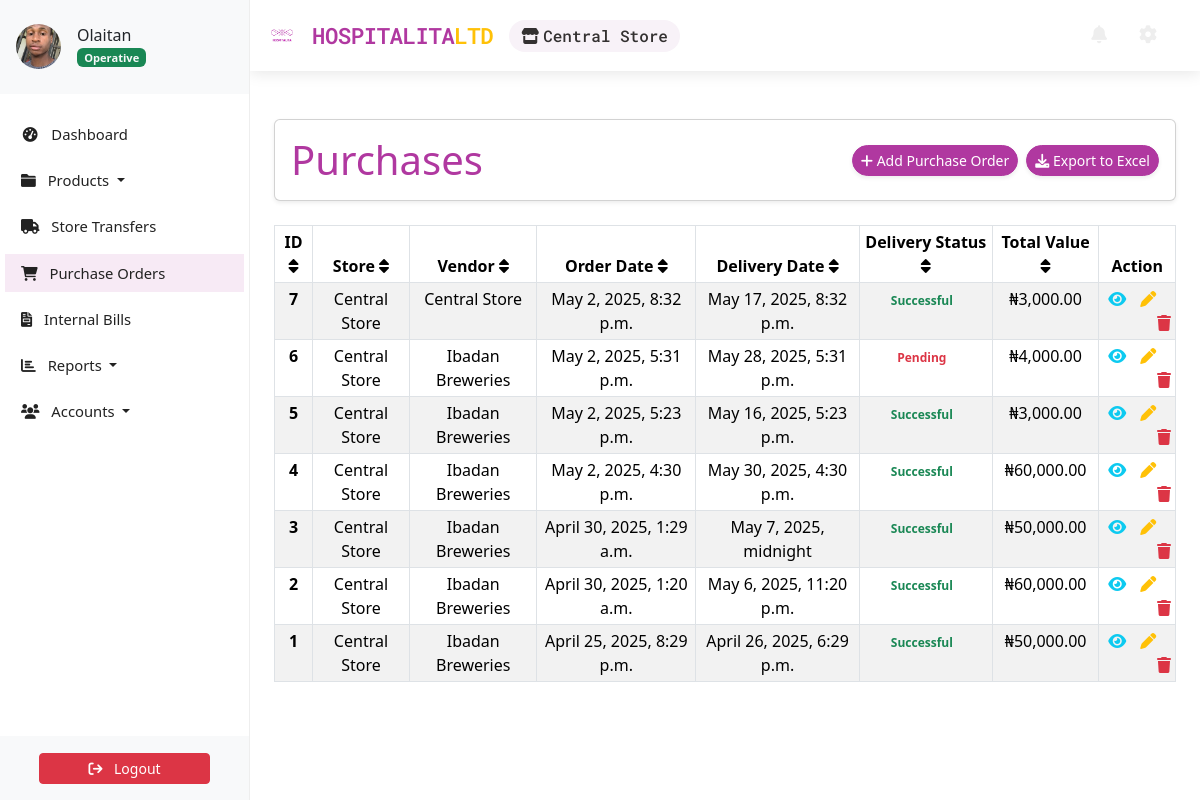
/transactions/purchase-orders/ (signed in), run on the app's committed database.
### accounts/models.py (models this page shows, shortened)
class Profile(AbstractBaseUser, PermissionsMixin):
    email = models.EmailField(unique=True, max_length=150)
    first_name = models.CharField(max_length=30, blank=True)
    last_name = models.CharField(max_length=30, blank=True)
    telephone = PhoneNumberField(null=True, blank=True)
    store = models.ForeignKey('store.Store', on_delete=models.CASCADE, null=True, blank=True, related_name='user')
    profile_picture = ProcessedImageField(
        default='profile_pics/default.jpg',
        upload_to='profile_pics',
        format='JPEG',
        processors=[ResizeToFill(150, 150)],
        options={'quality': 100}
    )
    status = models.CharField(max_length=12, choices=STATUS_CHOICES, default='INA')
    role = models.CharField(max_length=12, choices=ROLE_CHOICES, blank=True, null=True)
    slug = AutoSlugField(unique=True, populate_from='email')
    date_joined = models.DateTimeField(auto_now_add=True,  blank=True, null=True)
    last_login = models.DateTimeField(null=True, blank=True)
    is_active = models.BooleanField(default=True)
    is_staff = models.BooleanField(default=False)  # required by admin
    objects = ProfileManager()
    USERNAME_FIELD = 'email'
    REQUIRED_FIELDS = []  # optional: add first_name, last_name
    class Meta:
        verbose_name = 'Profile'
        verbose_name_plural = 'Profiles'

class Vendor(models.Model):
    name = models.CharField(max_length=50, verbose_name='Name')
    slug = AutoSlugField(
        unique=True,
        populate_from='name',
        verbose_name='Slug'
    )
    phone_number = models.BigIntegerField(
        blank=True, null=True, verbose_name='Phone Number'
    )
    address = models.CharField(
        max_length=50, blank=True, null=True, verbose_name='Address'
    )
    class Meta:
        verbose_name = 'Vendor'
        verbose_name_plural = 'Vendors'

### store/models.py (models this page shows, shortened)
class Store(models.Model):
    name = models.CharField(max_length=100)
    address = models.TextField(blank=True)
    contact_number = models.CharField(max_length=15, blank=True)
    central = models.BooleanField(default=False)  # Indicates the central store (admin's primary)

### transactions/models.py (models this page shows, shortened)
class PurchaseOrder(models.Model):
    slug = AutoSlugField(unique=True, populate_from="vendor")
    vendor = models.ForeignKey(Vendor, related_name="purchase_orders", on_delete=models.CASCADE)
    order_date = models.DateTimeField(auto_now_add=True)
    delivery_date = models.DateTimeField(blank=True, null=True, verbose_name="Delivery Date")
    delivery_status = models.CharField(choices=DELIVERY_CHOICES, max_length=1, default="P", verbose_name="Delivery Status")
    store = models.ForeignKey(Store, on_delete=models.CASCADE, related_name='purchase_orders', null=True, blank=True)
    total_value = models.DecimalField(max_digits=10, decimal_places=2, default=0.0)
    created_by = models.ForeignKey(Profile, on_delete=models.SET_NULL, null=True, blank=True)
    class Meta:
        ordering = ["-order_date"]

### transactions/views.py (the view)
# urls.py: path('purchase-orders/', PurchaseOrderListView.as_view(), name='purchaseorderslist'),
class PurchaseOrderListView(LoginRequiredMixin, ListView):
    model = PurchaseOrder
    template_name = "transactions/purchases_list.html"
    context_object_name = "purchases"
    paginate_by = 10
    def get_queryset(self):
        if self.request.user.is_superuser:
            return PurchaseOrder.objects.all()
        else:
            return PurchaseOrder.objects.filter(store=self.request.user.store)

### transactions/templates/transactions/purchases_list.html (shortened to what this page needs)
{% extends "store/base.html" %}
{% load static %}
{% block content %}
<div class="container my-4">
    <div class="card shadow-sm rounded p-3">
        <div class="row align-items-center">
            <div class="col-md-6">
                <h4 class="display-6 mb-0 text-brand">Purchases</h4>
            </div>
            <div class="col-md-6 d-flex justify-content-end gap-2">
                <a class="btn btn-brand btn-sm rounded-pill shadow-sm" href="{% url 'purchaseorder-create' %}">
                    <i class="fa-solid fa-plus"></i> Add Purchase Order
                </a>
                <a class="btn btn-brand btn-sm rounded-pill shadow-sm" href="{% url 'purchaseorders-export' %}">
                    <i class="fa-solid fa-download"></i> Export to Excel
                </a>
            </div>
        </div>
    </div>
</div>
<div class="container">
    <table class="table table-sm table-striped table-bordered">
        <thead class="thead-light">
            <tr>
                <th scope="col">ID <i class="fa-solid fa-sort"></i></th>
                <th scope="col">Store <i class="fa-solid fa-sort"></i></th>
                <th scope="col">Vendor <i class="fa-solid fa-sort"></i></th>
                <th scope="col">Order Date <i class="fa-solid fa-sort"></i></th>
                <th scope="col">Delivery Date <i class="fa-solid fa-sort"></i></th>
                <th scope="col">Delivery Status <i class="fa-solid fa-sort"></i></th>
                <th scope="col">Total Value <i class="fa-solid fa-sort"></i></th>
                <th scope="col">Action</th>
            </tr>
        </thead>
        <tbody>
            {% for purchase in purchases %}
            <tr>
                <th scope="row">{{ purchase.id }}</th>
                <td>{{ purchase.store.name }}</td>
                <td>{{ purchase.vendor.name }}</td>
                <td>{{ purchase.order_date }}</td>
                <td>{{ purchase.delivery_date }}</td>
                <td>
                    {% if purchase.delivery_status == 'P' %}
                        <span class="badge badge-pill bg-soft-danger text-danger me-2">Pending</span>
                    {% else %}
                        <span class="badge badge-pill bg-soft-success text-success me-2">Successful</span>
                    {% endif %}
                </td>
                <td>₦{{ purchase.total_value }}</td>
                <td>
                    <a class="text-info" href="{% url 'purchaseorder-detail' purchase.id %}"><i class="fa-solid fa-eye"></i></a>
                    <a class="text-warning" href="{% url 'purchaseorder-update' purchase.id %}" style="margin: 0 10px;">
                        <i class="fa-solid fa-pen"></i>
                    </a>
                    <a class="text-danger float-end" href="{% url 'purchaseorder-delete' purchase.id %}">
                        <i class="fa-solid fa-trash"></i>
                    </a>
                </td>
            </tr>
            {% endfor %}
        </tbody>
    </table>
</div>
{% endblock %}

### store/templates/store/base.html (shortened to what this page needs)
<!DOCTYPE html>
<html lang="en">
    <head>
        {% load static %}
        <link href="https://cdn.jsdelivr.net/npm/bootstrap@5.3.3/dist/css/bootstrap.min.css" rel="stylesheet">
        <link rel="stylesheet" type="text/css" href="https://unpkg.com/@webpixels/css@1.1.5/dist/index.css">
        <link rel="stylesheet" href="{% static '/css/style.css' %}" type="text/css">
        <link rel="stylesheet" href="https://cdnjs.cloudflare.com/ajax/libs/font-awesome/5.15.4/css/all.min.css">
    </head>
    <body>
        {% include "store/sidebar.html" %}
        <section id="wrapper">
          <nav class="navbar navbar-expand-md navbar-light">
            <div class="container-fluid">
                <div class="d-flex align-items-center">
                    <a class="navbar-brand" href="{% url 'dashboard' %}" style="color: #b038a0;">
                        <img src="{% static 'images/logo/hospitalialogo.png' %}" alt="Hospitalita Logo" class="navbar-logo">
                        HOSPITALITA<span class="text-warning">LTD</span>
                    </a>
                    {% if request.user.is_authenticated and request.user.store %}
                    <div class="store-display">
                        <i class="fas fa-store me-1"></i>{{ request.user.store.name }}
                    </div>
                    {% endif %}
                </div>
                <div class="collapse navbar-collapse" id="toggle-navbar">
                    <ul class="navbar-nav ms-auto align-items-center">
                        <li class="nav-item me-3">
                            <a class="nav-link position-relative nav-icon" href="{% url 'notifications' %}">
                                <i class="fa fa-bell"></i>
                            </a>
                        </li>
                        <li class="nav-item me-2">
                            <a class="nav-link nav-icon" href="/hospitalita-admin/" title="Admin Dashboard">
                                <i class="fas fa-cog"></i>
                            </a>
                        </li>
                    </ul>
                </div>
            </div>
        </nav>
          <main class="container py-4">
            {% block content %}{% endblock content %}
          </main>
        </section>
    </body>
</html>

### store/templates/store/sidebar.html (shortened to what this page needs)
<link href="https://cdn.jsdelivr.net/npm/bootstrap@5.3.3/dist/css/bootstrap.min.css" rel="stylesheet">
<link href="https://cdnjs.cloudflare.com/ajax/libs/font-awesome/6.0.0-beta3/css/all.min.css" rel="stylesheet">
<aside class="sidebar position-fixed top-0 left-0 overflow-auto h-100 bg-white text-dark" id="show-side-navigation1">
    <div class="sidebar-header d-flex align-items-center px-3 py-4 border-bottom border-light" style="background-color:#f8f9fa ;">
        <div class="d-flex align-items-center text-decoration-none text-dark">
            <img class="rounded-circle img-fluid" id="sidebar-img" width="45" src="{{ request.user.profile_picture.url }}" alt="Profile Picture" />
            <div class="ms-3">
                <h5 class="fs-6 mb-0">
                    {{ request.user.first_name }}{% if request.user.role == 'AD' %} <i class="fa-solid fa-circle-check text-success"></i>{% endif %}
                </h5>
                <span class="badge bg-success text-light">
                    {% if request.user.role == 'AD' %}
                        Admin
                    {% elif request.user.role == 'EX' %}
                        Executive
                    {% else %}
                        Operative
                    {% endif %}
                </span>
            </div>
        </div>
    </div>
    <div class="nav-container">
        <ul class="nav flex-column mt-3">
            <li class="nav-item mb-2">
                <a class="nav-link {% if request.resolver_match.url_name == 'dashboard' %}active{% endif %}" href="{% url 'dashboard' %}">
                    <i class="fa fa-tachometer-alt fa-fw me-2"></i> Dashboard
                </a>
            </li>
            <li class="nav-item mb-2 dropdown">
                <a class="nav-link {% if request.resolver_match.url_name == 'productslist' %}active{% endif %} dropdown-toggle" href="#" id="productsDropdown" role="button" data-bs-toggle="dropdown" aria-expanded="false">
                    <i class="fa fa-folder me-2"></i> Products
                </a>
            </li>
            <li class="nav-item mb-2">
                {% if request.user.store.central %}
                <a class="nav-link {% if request.resolver_match.url_name == 'transfer-create' or request.resolver_match.url_name == 'transferslist' %}active{% endif %}" href="{% url 'transferslist' %}">
                    <i class="fa fa-truck fa-fw me-2"></i> Store Transfers
                </a>
                {% else %}
                <a class="nav-link {% if request.resolver_match.url_name == 'saleslist' %}active{% endif %}" href="{% url 'saleslist' %}">
                    <i class="fa fa-shopping-bag fa-fw me-2"></i> Sales Orders
                </a>
                {% endif %}
            </li>
            <li class="nav-item mb-2">
                <a class="nav-link {% if request.resolver_match.url_name == 'purchaseorderslist' %}active{% endif %}" href="{% url 'purchaseorderslist' %}">
                    <i class="fa fa-shopping-cart me-2"></i> Purchase Orders
                </a>
            </li>
            <li class="nav-item mb-2">
                <a class="nav-link {% if request.resolver_match.url_name == 'usage_list' %}active{% endif %}" href="{% url 'usage_list' %}">
                    <i class="fa-solid fa-file-invoice me-2"></i> Internal Bills
                </a>
            </li>
            <li class="nav-item mb-2 dropdown">
                <a class="nav-link  dropdown-toggle" href="#" id="reportsDropdown" role="button" data-bs-toggle="dropdown" aria-expanded="false">
                    <i class="fa fa-chart-bar me-2"></i> Reports
                </a>
            </li>
            <li class="nav-item mb-2 dropdown">
                <a class="nav-link  dropdown-toggle" href="#" id="accountsDropdown" role="button" data-bs-toggle="dropdown" aria-expanded="false">
                    <i class="fa fa-users me-2"></i> Accounts
                </a>
            </li>
        </ul>
    </div>
    <div class="sidebar-footer position-absolute bottom-0 w-100 text-center py-3 bg-light border-top border-light">
        <form method="post" action="{% url 'user-logout' %}">
            <button type="submit" class="btn btn-danger btn-sm w-75">
                <i class="fa fa-sign-out me-2"></i> Logout
            </button>
        </form>
    </div>
</aside>

### data on the page
Profile: user.profile_picture (picture), user.first_name "Olaitan", user.store.name "Central Store"
PurchaseOrder: id "7", store.name "Central Store", vendor.name "Central Store", order_date "May 2, 2025, 8:32 p.m.", delivery_date "May 17, 2025, 8:32 p.m.", delivery_status "Successful", total_value "3,000.00"
PurchaseOrder: id "6", store.name "Central Store", vendor.name "Ibadan Breweries", order_date "May 2, 2025, 5:31 p.m.", delivery_date "May 28, 2025, 5:31 p.m.", delivery_status "Pending", total_value "4,000.00"
PurchaseOrder: id "5", store.name "Central Store", vendor.name "Ibadan Breweries", order_date "May 2, 2025, 5:23 p.m.", delivery_date "May 16, 2025, 5:23 p.m.", delivery_status "Successful", total_value "3,000.00"
PurchaseOrder: id "4", store.name "Central Store", vendor.name "Ibadan Breweries", order_date "May 2, 2025, 4:30 p.m.", delivery_date "May 30, 2025, 4:30 p.m.", delivery_status "Successful", total_value "60,000.00"
PurchaseOrder: id "3", store.name "Central Store", vendor.name "Ibadan Breweries", order_date "April 30, 2025, 1:29 a.m.", delivery_date "May 7, 2025, midnight", delivery_status "Successful", total_value "50,000.00"
PurchaseOrder: id "2", store.name "Central Store", vendor.name "Ibadan Breweries", order_date "April 30, 2025, 1:20 a.m.", delivery_date "May 6, 2025, 11:20 p.m.", delivery_status "Successful", total_value "60,000.00"
PurchaseOrder: id "1", store.name "Central Store", vendor.name "Ibadan Breweries", order_date "April 25, 2025, 8:29 p.m.", delivery_date "April 26, 2025, 6:29 p.m.", delivery_status "Successful", total_value "50,000.00"
